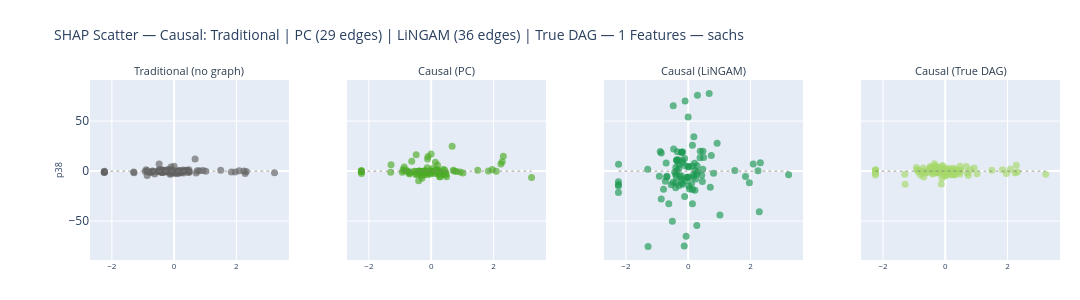

The notebook cell saved with this chart:
### Code cell
fig_scatter = plot_shap_scatter_pc_vs_lingam(
    shap_data, feature_names, scratch_rank, top_features, x_test,
    pc_edges, lingam_edges, DATASET, N_TOP_FEATURES,
    method = "Causal",
    features=HIGHLIGHT_FEATURES,
)
